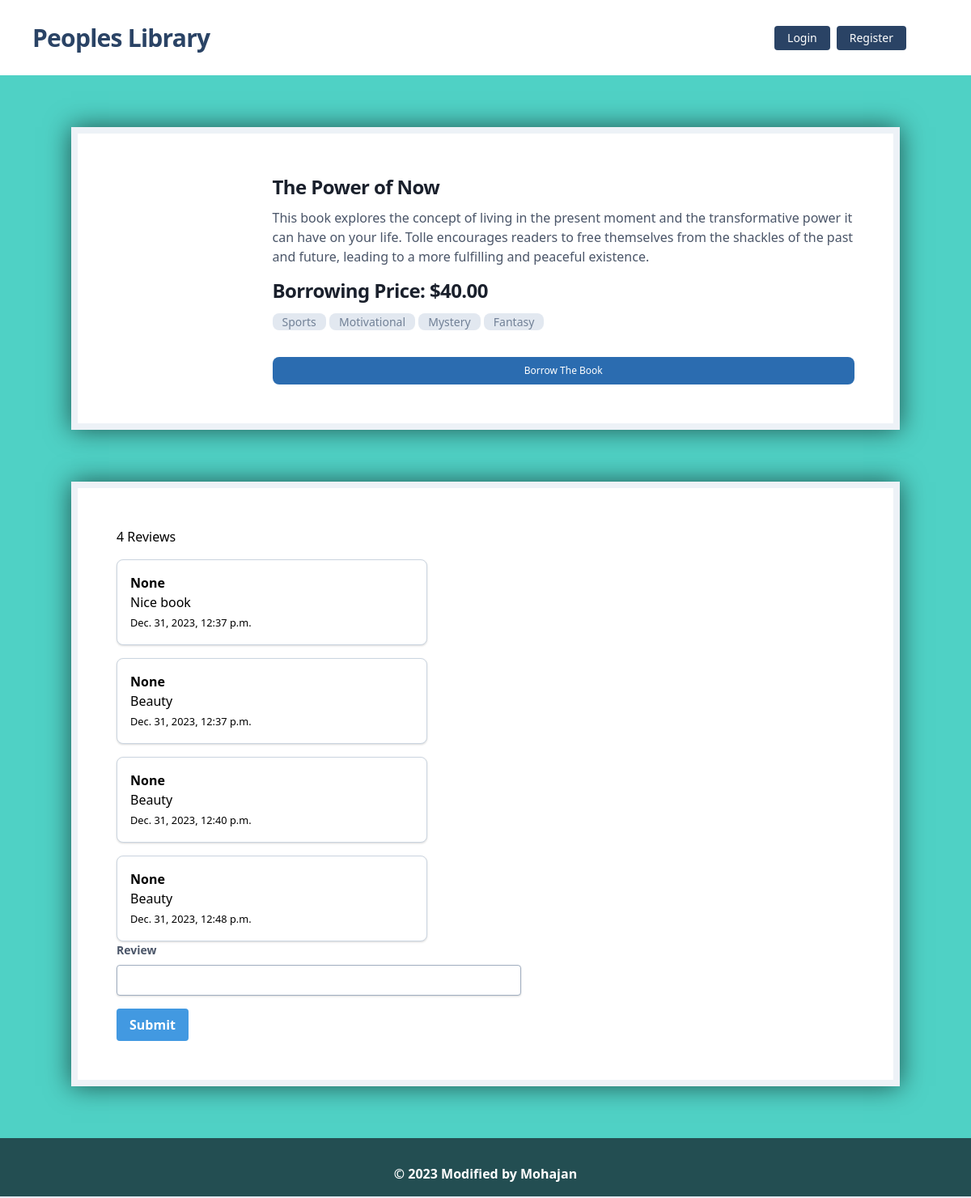
The app's page /books/book_details/1 with its own data.
### books/models.py (models this page shows, shortened)
class Book(models.Model):
    title = models.CharField(max_length=100)
    description = models.TextField()
    borrowing_price = models.DecimalField(max_digits=12, decimal_places=2)
    category = models.ManyToManyField(Category)
    image = models.ImageField(upload_to='books/media/uploads/')

class Review(models.Model) :
    book = models.ForeignKey(Book, on_delete=models.CASCADE, related_name='review')
    name = models.CharField(max_length=100, blank=True, null=True)
    body = models.TextField()
    create_on = models.DateTimeField(auto_now_add=True)

### category/models.py (models this page shows, shortened)
class Category(models.Model) :
    name = models.CharField(max_length=100)
    slug = models.SlugField(max_length=100, unique=True, null=True, blank=True)

### books/views.py (the view, shortened to what this page needs)
# urls.py: path('book_details/<int:id>', DetailsBookView.as_view(), name='book_details')
class DetailsBookView(DetailView) :
    model = Book
    pk_url_kwarg = 'id'
    template_name = 'books/book_details.html'
    def get_context_data(self, **kwargs):
        context = super().get_context_data(**kwargs)
        book = self.object
        reviews = book.review.all()
        review_form = ReviewForm()
        context['data'] = self.request.user
        context['reviews'] = reviews
        context['review_form'] = review_form
        return context

### books/forms.py
class ReviewForm(forms.ModelForm) :
    class Meta :
        model = Review
        fields = ['body']

### books/templates/books/book_details.html (shortened to what this page needs)
{% extends "base.html" %}
{% block content %}
<div style="box-shadow: 0px 0px 30px rgba(0, 0, 0, 0.6)" class="container mx-auto my-16 flex flex-col items-center bg-white p-12 border-8 border-gray-200 shadow-2xl shadow-black md:flex-row dark:border-gray-700 dark:bg-gray-800 dark:hover:bg-gray-700">
    <div class="flex flex-col pl-24 justify-between leading-normal">
        <h5 class="mb-2 text-2xl font-bold tracking-tight text-gray-900 dark:text-white">{{ book.title }}</h5>
        <p class="mb-3 font-normal text-gray-700 dark:text-gray-400">{{ book.description}}</p>
        <h5 class="mb-2 text-2xl font-semibold tracking-tight text-gray-900 dark:text-white">Borrowing Price: ${{ book.borrowing_price }}</h5>
        <div>
            {% for category in book.category.all %}
            <button type="button" class="text-gray-600 bg-gray-300 dark:bg-gray-500 font-medium rounded-lg text-sm px-3 py-2.5 text-center" disabled>{{category.name}}</button>
      {% endfor %}
        </div>
        <a href="{% url "borrow_book" book.id %}" type="button" class="px-3 py-2 mt-8 text-xs font-medium text-center text-white bg-blue-700 rounded-lg hover:bg-blue-800 focus:ring-4 focus:outline-none focus:ring-blue-300 dark:bg-blue-600 dark:hover:bg-blue-700 dark:focus:ring-blue-800">Borrow The Book</a>
    </div>
</div>
<div style="box-shadow: 0px 0px 30px rgba(0, 0, 0, 0.6)" class="container mx-auto my-16 items-center bg-white p-12 border-8 border-gray-200 shadow-2xl shadow-black md:flex-row dark:border-gray-700 dark:bg-gray-800 dark:hover:bg-gray-700">
    <div style="max-width: 500px;">
      <div>
        <p>{{ reviews | length }} Reviews</p>
        {% for review in reviews %}
          <div class="max-w-sm p-4 mt-4 bg-white border border-gray-400 rounded-lg shadow">
            <h6 class="font-bold">{{ review.name }}</h6>
            <p>{{ review.body }}</p>
            <small>{{review.create_on}}</small>
          </div>
        {% endfor %}
        </div>
        <div>
            <form id="review_form" method="post">
              {% for field in review_form.visible_fields %}
                <div class="mb-4">
                    <label class="block text-gray-700 text-sm font-bold mb-2" for="{{ field.id_for_label }}">
                Review
            </label>
                    <input class="shadow appearance-none border border-gray-500 rounded w-full py-2 px-3 text-gray-700 leading-tight focus:outline-none focus:shadow-outline" name="{{ field.name }}" id="{{ field.id_for_label }}" type="{{ field.widget_type }}">
                </div>
                 {% endfor %}
              <button class="bg-blue-500 hover:bg-blue-700 text-white font-bold py-2 px-4 rounded focus:outline-none focus:shadow-outline" type="submit">
                Submit
            </button>
            </form>
          </div>
    </div>
  </div>
{% endblock content %}

### records on screen
Book: title "The Power of Now", description "This book explores the concept of living in the present moment and the transformative power it can have on your life. Tolle encourages readers to free themselves from the shackles of the past and future, leading to a more fulfilling and peaceful existence.", borrowing_price "40.00"
Category: name "Sports"
Category: name "Motivational"
Category: name "Mystery"
Category: name "Fantasy"
Review: name "None", body "Nice book", create_on "Dec. 31, 2023, 12:37 p.m."
Review: name "None", body "Beauty", create_on "Dec. 31, 2023, 12:37 p.m."
Review: name "None", body "Beauty", create_on "Dec. 31, 2023, 12:40 p.m."
Review: name "None", body "Beauty", create_on "Dec. 31, 2023, 12:48 p.m."

### other values on screen
{{ reviews | length }} "4"
